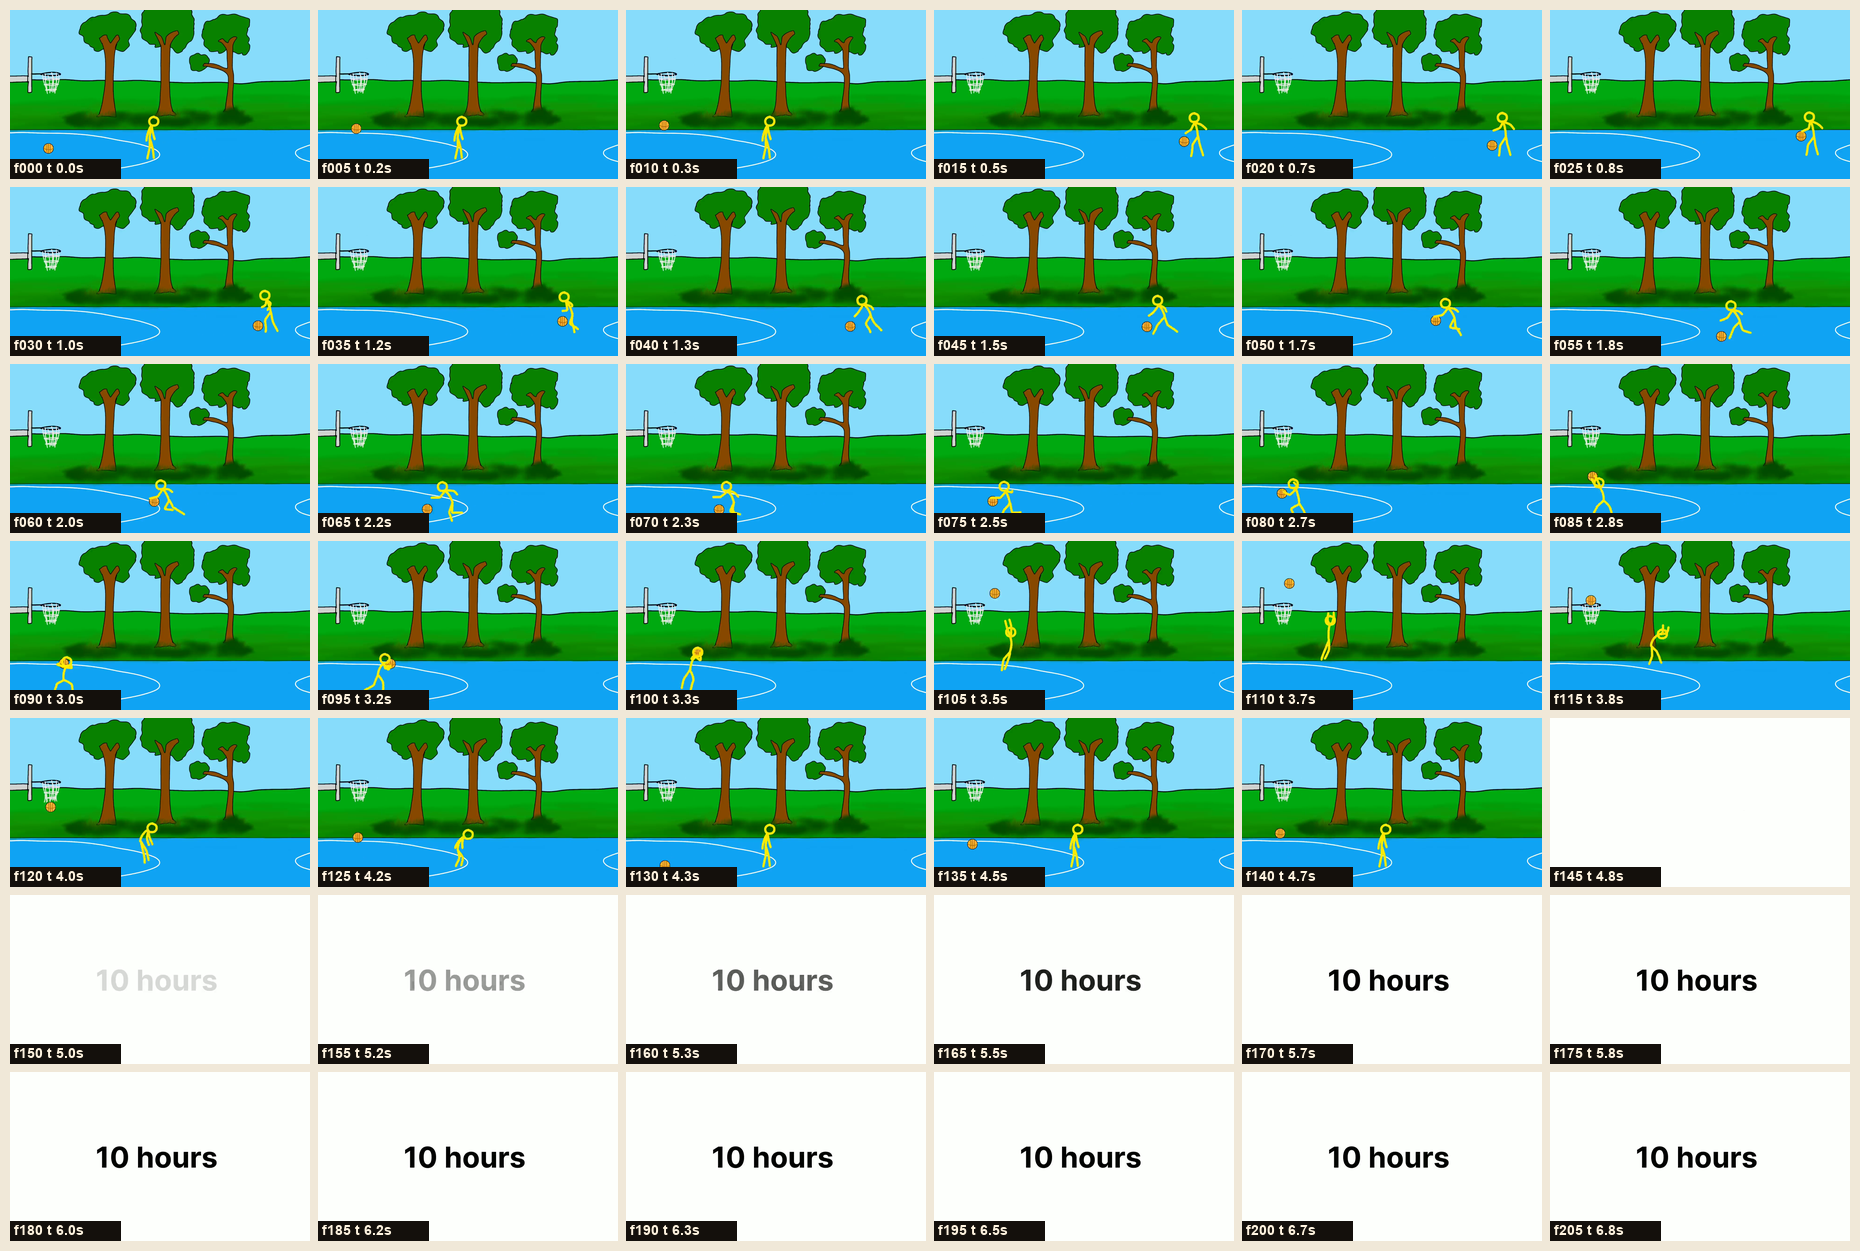

Write the Python code that produced this figure.
# Quick preview: whole reference as one small labeled contact sheet (for a human/vision check, not the deliverable).
from pathlib import Path
from PIL import Image, ImageDraw, ImageFont

SRC = Path(r"C:\Users\Kanchan Verma\AppData\Local\Temp\opencode\ref-frames")
OUT = Path(r"C:\Users\Kanchan Verma\AppData\Local\Temp\opencode\ref-preview.png")

COLS, CW, CH, GAP, MARGIN = 6, 300, 169, 8, 10
fb = ImageFont.truetype(r"C:\Windows\Fonts\arialbd.ttf", 14)

frames = sorted(SRC.glob("f*.png"))
cells = []
for p in frames:
    im = Image.open(p).convert("RGB").resize((CW, CH), Image.LANCZOS)
    n = (int(p.stem[1:]) - 1) * 5
    d = ImageDraw.Draw(im)
    label = f"f{n:03d} t{n/30.0:4.1f}s"
    d.rectangle([0, CH - 20, 110, CH], fill=(20, 16, 12))
    d.text((4, CH - 19), label, font=fb, fill=(255, 244, 224))
    cells.append(im)

rows = (len(cells) + COLS - 1) // COLS
W = MARGIN * 2 + COLS * CW + (COLS - 1) * GAP
H = MARGIN * 2 + rows * CH + (rows - 1) * GAP
sheet = Image.new("RGB", (W, H), (240, 232, 216))
for i, c in enumerate(cells):
    x = MARGIN + (i % COLS) * (CW + GAP)
    y = MARGIN + (i // COLS) * (CH + GAP)
    sheet.paste(c, (x, y))
sheet.save(OUT, quality=90)
print(OUT, sheet.size)
